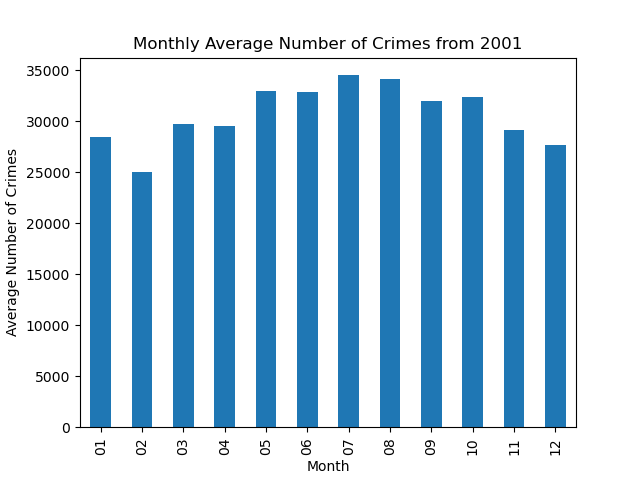

This figure's Python source:
from pyspark.sql import SQLContext
from pyspark.sql.functions import substring
from pyspark import SparkContext
import matplotlib.pyplot as plt

# load data 
sc = SparkContext()
sqlcontext = SQLContext(sc)
path = "hdfs://wolf:9000/user/ywl3922/hw2/data/crime/Crimes_-_2001_to_present.csv"
data = sqlcontext.read.csv(path, header=True)

# add column Month
month = data.withColumn("Month", substring("Date", 0, 2))

# calculate monthly average number of crimes
monthly_avg = month.groupby("Year", "Month").count()\
    .groupby("Month").avg().orderBy("Month")

# create barplot
monthly_avg.toPandas().plot(kind="bar", x="Month", y="avg(count)",
xlabel="Month", ylabel="Average Number of Crimes", legend=None,
title="Monthly Average Number of Crimes from 2001")

#save output 
plt.savefig("Wu_1.png")
